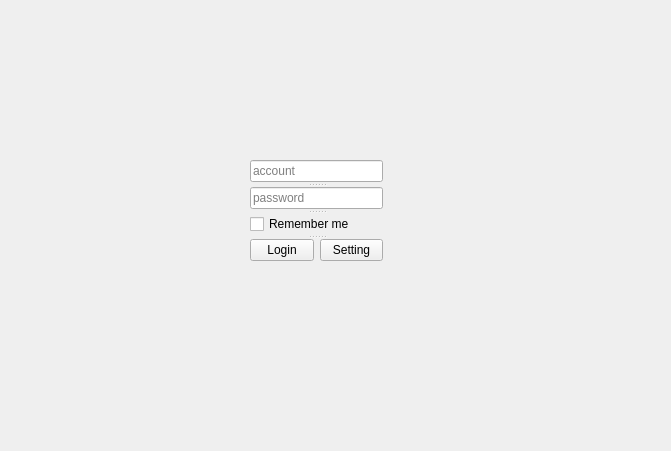
<?xml version="1.0" encoding="UTF-8"?>
<ui version="4.0">
 <class>Login</class>
 <widget class="QWidget" name="Login">
  <property name="geometry">
   <rect>
    <x>0</x>
    <y>0</y>
    <width>671</width>
    <height>451</height>
   </rect>
  </property>
  <property name="windowTitle">
   <string>Login</string>
  </property>
  <widget class="QSplitter" name="splitter">
   <property name="geometry">
    <rect>
     <x>250</x>
     <y>160</y>
     <width>133</width>
     <height>101</height>
    </rect>
   </property>
   <property name="frameShape">
    <enum>QFrame::NoFrame</enum>
   </property>
   <property name="frameShadow">
    <enum>QFrame::Plain</enum>
   </property>
   <property name="lineWidth">
    <number>1</number>
   </property>
   <property name="orientation">
    <enum>Qt::Vertical</enum>
   </property>
   <property name="handleWidth">
    <number>5</number>
   </property>
   <widget class="QLineEdit" name="account">
    <property name="autoFillBackground">
     <bool>false</bool>
    </property>
    <property name="text">
     <string/>
    </property>
    <property name="placeholderText">
     <string>account</string>
    </property>
    <property name="clearButtonEnabled">
     <bool>true</bool>
    </property>
   </widget>
   <widget class="QLineEdit" name="password">
    <property name="text">
     <string/>
    </property>
    <property name="echoMode">
     <enum>QLineEdit::Password</enum>
    </property>
    <property name="placeholderText">
     <string>password</string>
    </property>
   </widget>
   <widget class="QCheckBox" name="remember">
    <property name="text">
     <string>Remember me</string>
    </property>
   </widget>
   <widget class="QWidget" name="horizontalLayoutWidget">
    <layout class="QHBoxLayout" name="horizontalLayout">
     <item>
      <widget class="QPushButton" name="login_button">
       <property name="text">
        <string>Login</string>
       </property>
      </widget>
     </item>
     <item>
      <widget class="QPushButton" name="pushButton">
       <property name="text">
        <string>Setting</string>
       </property>
      </widget>
     </item>
    </layout>
   </widget>
  </widget>
 </widget>
 <resources/>
 <connections/>
</ui>
